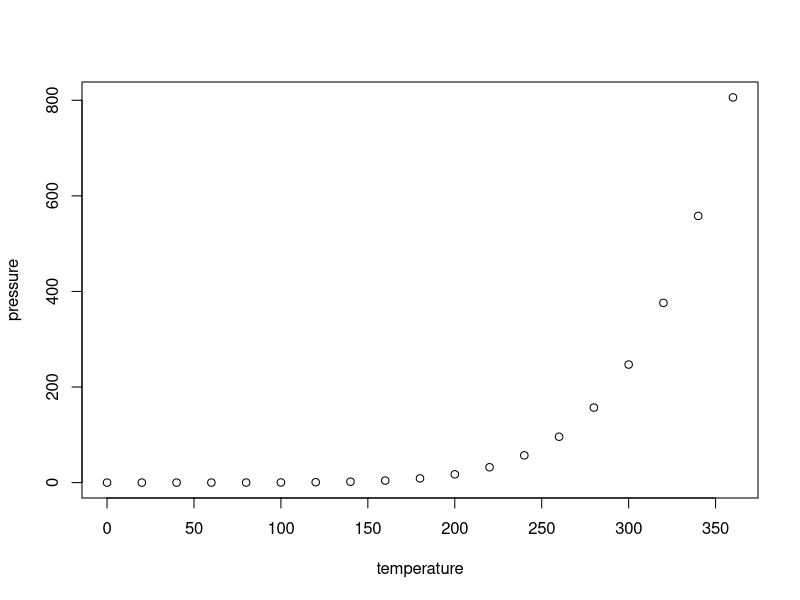
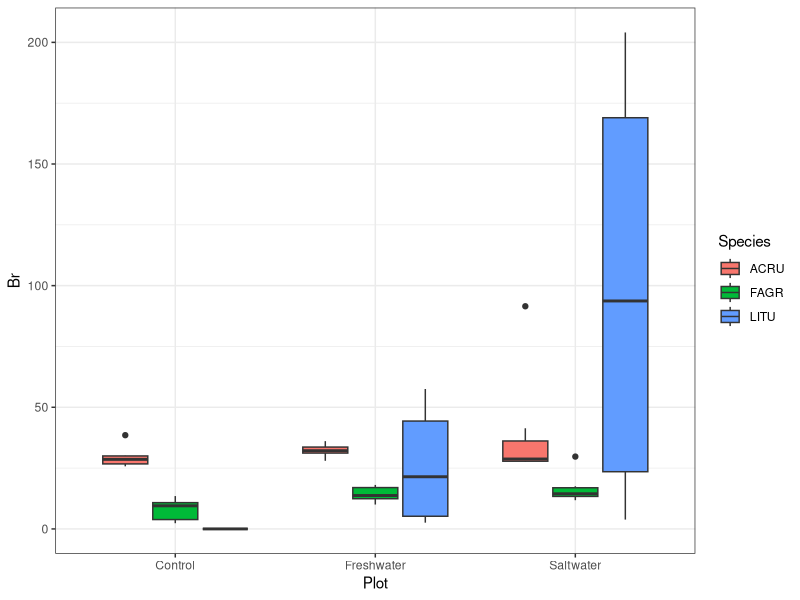
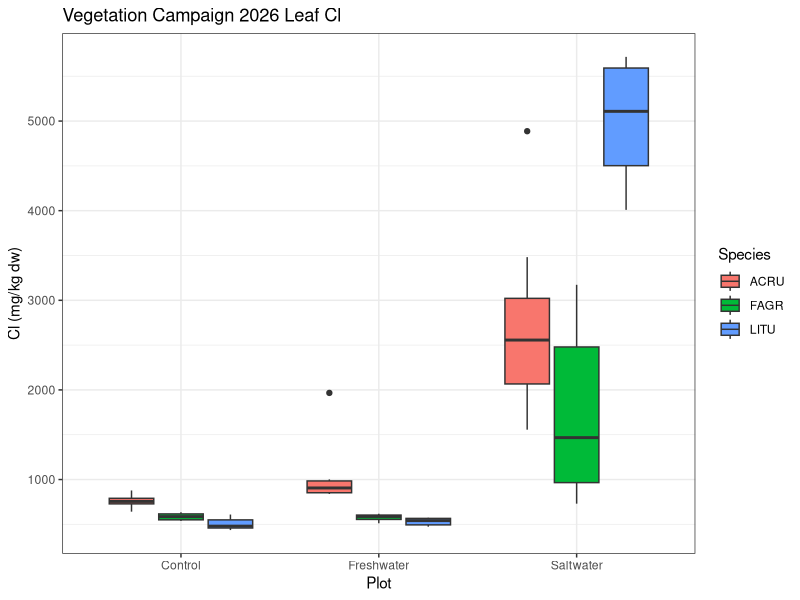
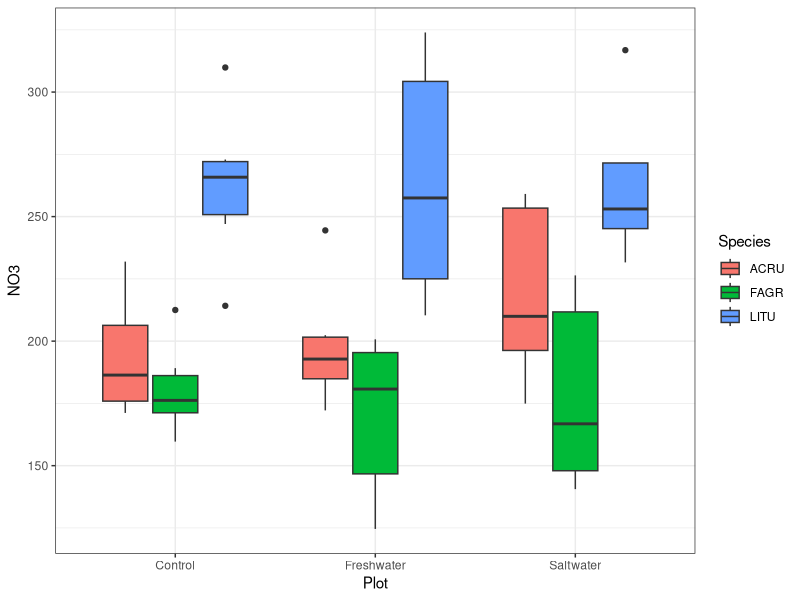
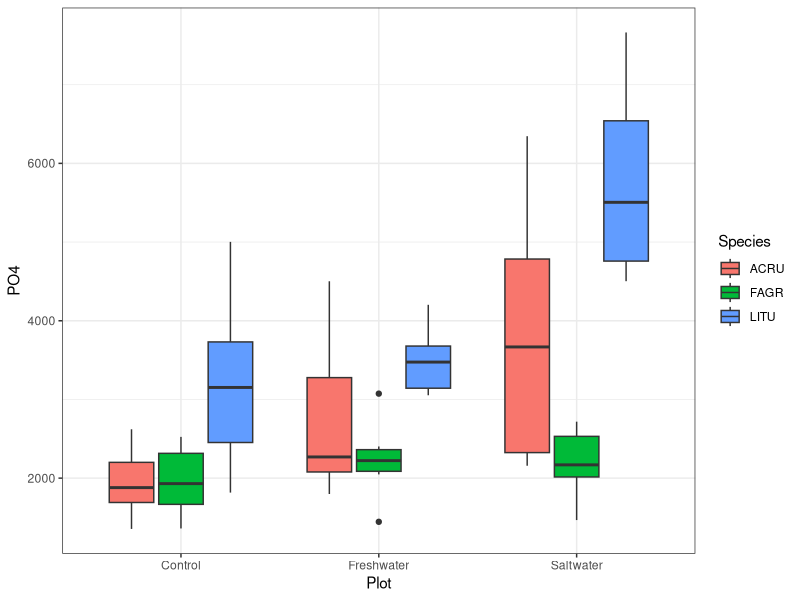
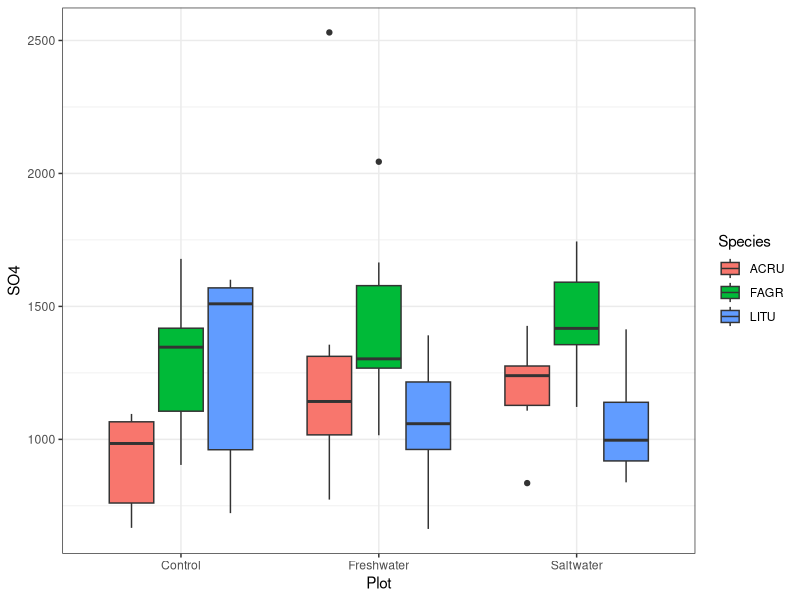
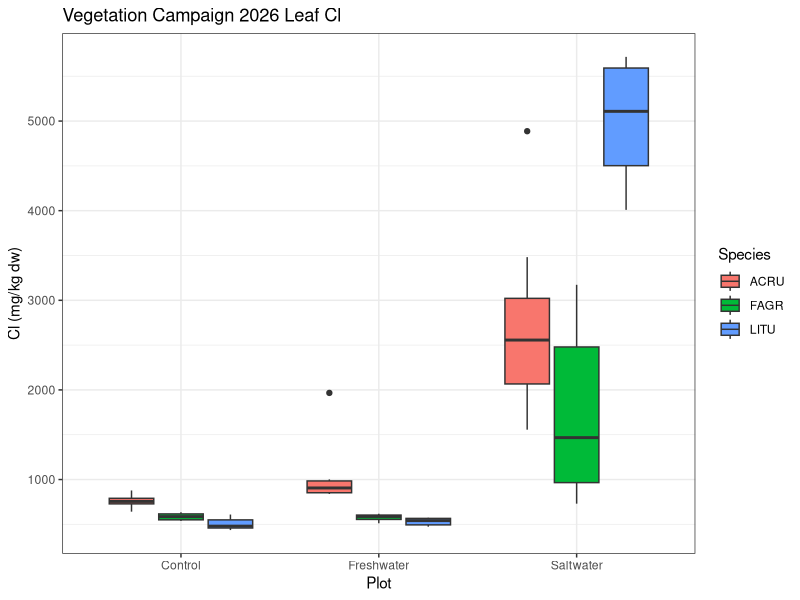

Generate these figures, in order, with R:
## ---- chunk 1
knitr::opts_chunk$set(echo = TRUE)
## ---- chunk 2
plot(pressure)
## ---- chunk 3
#general (from photosynthesis project, some might be unusued)
library(lubridate)
library(ggplot2)
library(dplyr)
library(tidyverse)

## ---- chunk 4
data <- read_csv("Data/TEMPEST_LeafSampleList_ISO_Ions_202605 - forR(SampleList).csv") |> 
  head(56) #kept returning 999 blank rows for some reason?
#i did cheat and manually add a plot column. seemed faster than trying to figure out the r verison

#get mean and sd for each isotope grouped by species and plot
grouped_data <- data |>
  group_by(Species, Plot) |>
  filter(!is.na(Br)) |> 
  mutate(
    mean_Br = mean(Br), 
    mean_Cl = mean(Cl),
    mean_NO3 = mean(NO3),
    mean_PO4 = mean(PO4),
    mean_SO4 = mean(SO4),
    sd_Br = sd(Br), 
    sd_Cl = sd(Cl),
    sd_NO3 = sd(NO3),
    sd_PO4 = sd(PO4),
    sd_SO4 = sd(SO4)
  )

## ---- chunk 5

#idea: box and whisker plots? (show range, which would be useful to know)
#can i cluster by plot but show by species? (yes! fill = does this)


#all appear mostly similar, minus a very wide range for saltwater litu
ggplot(grouped_data, aes(x = Plot, fill = Species, y = Br)) +
  geom_boxplot() +
  theme_bw()

#much higher in the saltwater plot, especially LITU! 
#control and fresh are all similar
#saltwater has a higher range, litu still is wayyyy higher
cl_box <- ggplot(grouped_data, aes(x = Plot, fill = Species, y = Cl)) +
  geom_boxplot() + theme_bw() + 
  labs(title = "Vegetation Campaign 2026 Leaf Cl", y = "Cl (mg/kg dw)") 
cl_box
ggsave(cl_box, filename = "graphs/Cl box plot (2026-10-02).jpg")

#not much difference across plots, it's more species-differences
#litu tends to be higher, fagr tends to be a but lower
ggplot(grouped_data, aes(x = Plot, fill = Species, y = NO3)) +
  geom_boxplot() + theme_bw()

#a bit of variation again, but mostly contained to litu
#beech runs mostly similar, acru is higher in freshwater and more in saltwater
#litu is similar control fresh but much higher salt
ggplot(grouped_data, aes(x = Plot, fill = Species, y = PO4)) +
  geom_boxplot() + theme_bw()

#nothing of note
ggplot(grouped_data, aes(x = Plot, fill = Species, y = SO4)) +
  geom_boxplot() + theme_bw()
## ---- chunk 6
table_data <- read_csv("Data/Veg Campaign Leaf Iso Mean SD(CSV-Friendly).csv")

#i want to bar chart these but it does not work. why?
